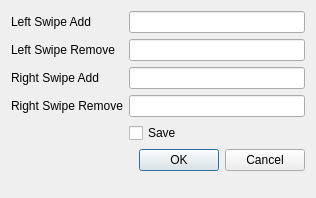
<?xml version="1.0" encoding="UTF-8"?>
<ui version="4.0">
 <class>Dialog</class>
 <widget class="QDialog" name="Dialog">
  <property name="geometry">
   <rect>
    <x>0</x>
    <y>0</y>
    <width>316</width>
    <height>198</height>
   </rect>
  </property>
  <property name="windowTitle">
   <string>Dialog</string>
  </property>
  <property name="modal">
   <bool>true</bool>
  </property>
  <layout class="QFormLayout" name="formLayout">
   <item row="0" column="0">
    <widget class="QLabel" name="lsa_label">
     <property name="text">
      <string>Left Swipe Add</string>
     </property>
    </widget>
   </item>
   <item row="2" column="0">
    <widget class="QLabel" name="rsa_label">
     <property name="text">
      <string>Right Swipe Add</string>
     </property>
    </widget>
   </item>
   <item row="1" column="0">
    <widget class="QLabel" name="lsr_label">
     <property name="text">
      <string>Left Swipe Remove</string>
     </property>
    </widget>
   </item>
   <item row="0" column="1">
    <widget class="QLineEdit" name="lsa_lineedit"/>
   </item>
   <item row="1" column="1">
    <widget class="QLineEdit" name="lsr_lineedit"/>
   </item>
   <item row="2" column="1">
    <widget class="QLineEdit" name="rsa_lineedit"/>
   </item>
   <item row="3" column="1">
    <widget class="QLineEdit" name="rsr_lineedit"/>
   </item>
   <item row="3" column="0">
    <widget class="QLabel" name="rsr_label">
     <property name="text">
      <string>Right Swipe Remove</string>
     </property>
    </widget>
   </item>
   <item row="5" column="1">
    <widget class="QDialogButtonBox" name="buttonBox">
     <property name="orientation">
      <enum>Qt::Horizontal</enum>
     </property>
     <property name="standardButtons">
      <set>QDialogButtonBox::Cancel|QDialogButtonBox::Ok</set>
     </property>
    </widget>
   </item>
   <item row="4" column="1">
    <widget class="QCheckBox" name="save_checkbox">
     <property name="text">
      <string>Save</string>
     </property>
    </widget>
   </item>
  </layout>
 </widget>
 <resources/>
 <connections>
  <connection>
   <sender>buttonBox</sender>
   <signal>accepted()</signal>
   <receiver>Dialog</receiver>
   <slot>accept()</slot>
   <hints>
    <hint type="sourcelabel">
     <x>248</x>
     <y>254</y>
    </hint>
    <hint type="destinationlabel">
     <x>157</x>
     <y>274</y>
    </hint>
   </hints>
  </connection>
  <connection>
   <sender>buttonBox</sender>
   <signal>rejected()</signal>
   <receiver>Dialog</receiver>
   <slot>reject()</slot>
   <hints>
    <hint type="sourcelabel">
     <x>316</x>
     <y>260</y>
    </hint>
    <hint type="destinationlabel">
     <x>286</x>
     <y>274</y>
    </hint>
   </hints>
  </connection>
 </connections>
</ui>
